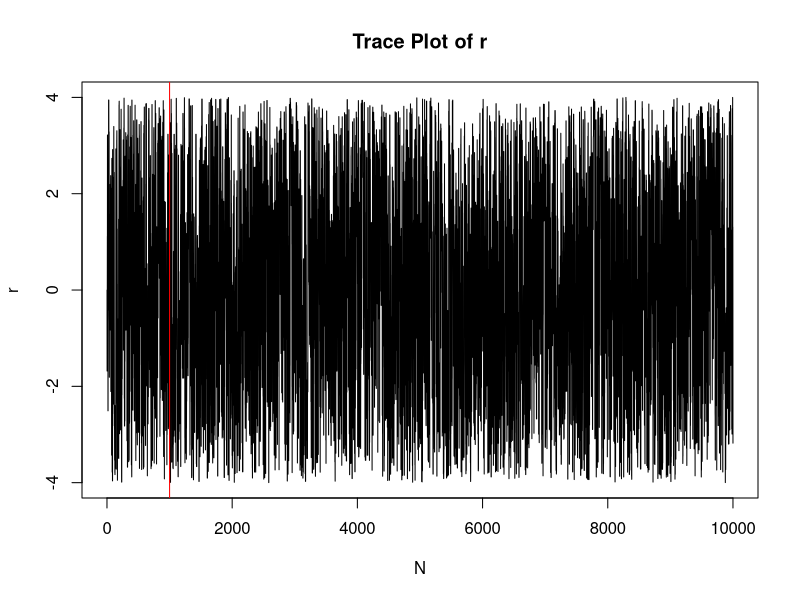
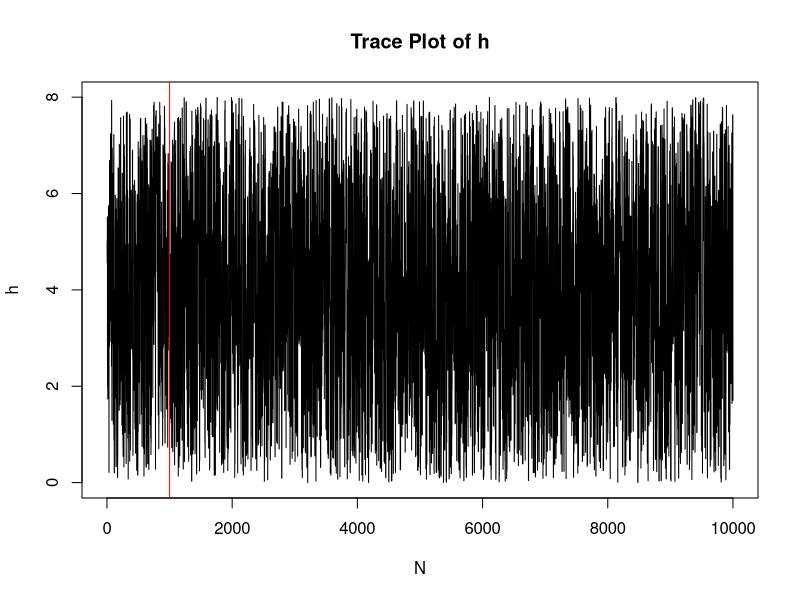
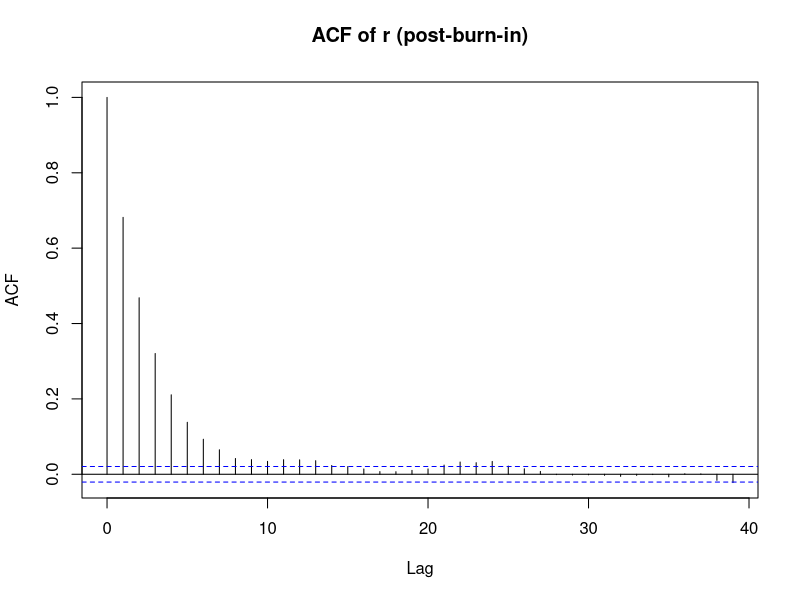
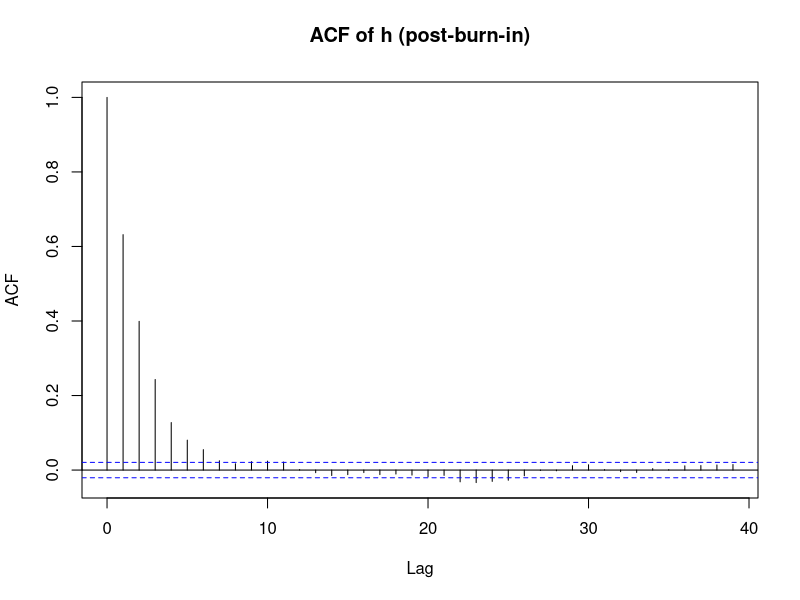
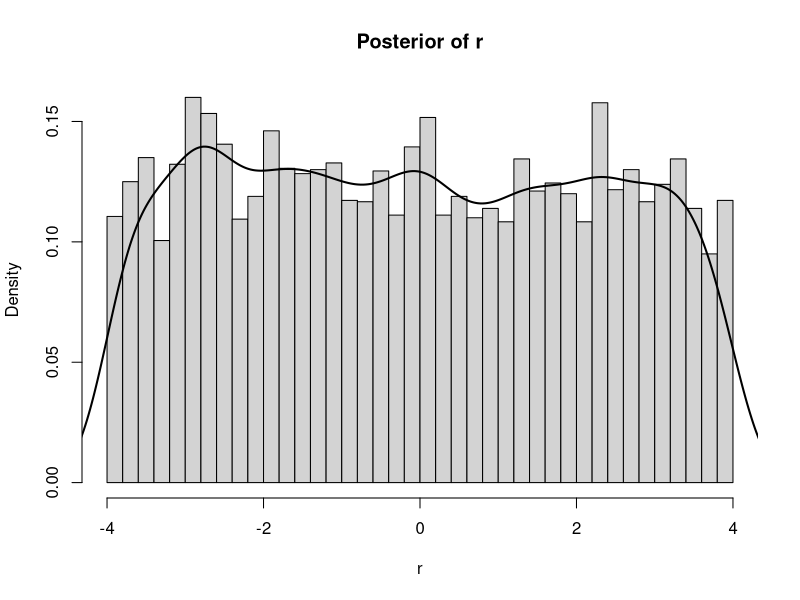
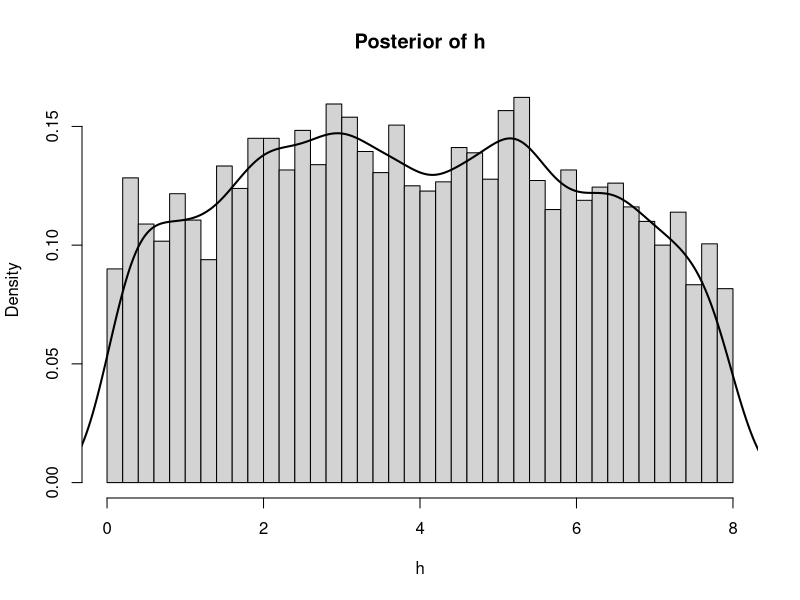
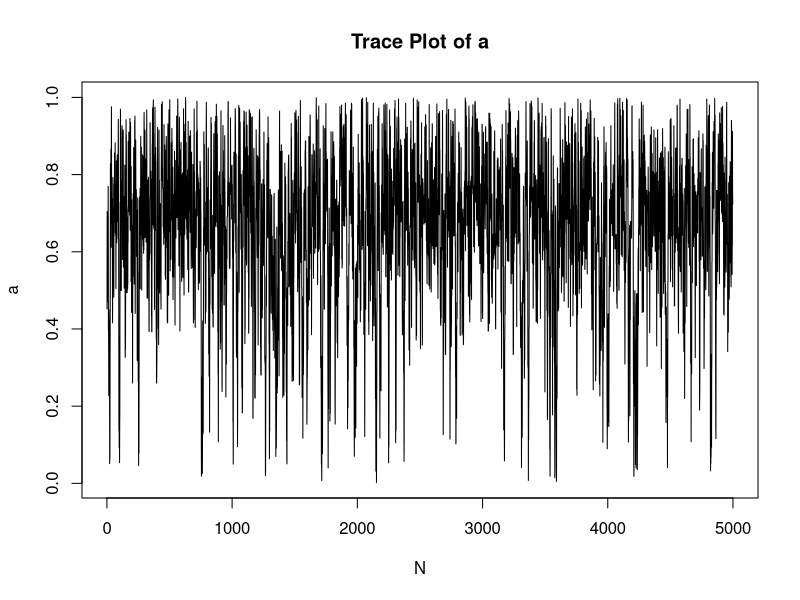
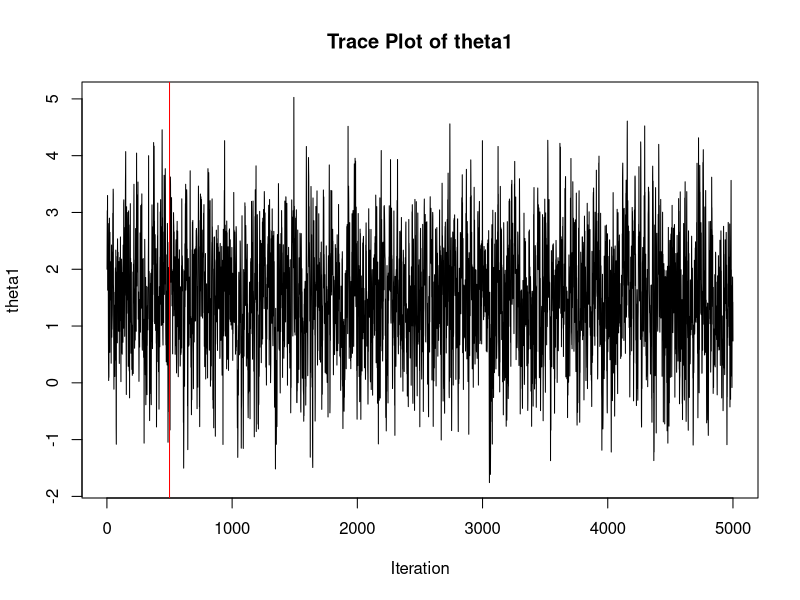

The R source for these figures, in order:
## ---- chunk 1
library(ggplot2)
library(coda)
## ---- chunk 2
set.seed(123)
N <- 10000
burn_in <- 1000
sigma_r <- 3
sigma_h <- 4

r_samples <- numeric(N)
h_samples <- numeric(N)
accept_r <- 0
accept_h <- 0

# Initial values (Set as mean of prior)
r_samples[1] <- 0
h_samples[1] <- 5

prior <- function(r, h) {
  if (abs(r) < 5 && h > 0 && h < 10) {
    return((1/1250) * (5 - abs(r)) * (10 - h))
  } else {
    return(0)
  }
}

likelihood <- function(r, h) {
  if (abs(r) < 4 && h > 0 && h < 8) {
    return((1/32) * r^2 + h / 16)
  } else {
    return(0)
  }
}

posterior <- function(r, h) {
  return(prior(r, h) * likelihood(r, h))
}

for (t in 2:N) {
  # Current values
  r_curr <- r_samples[t - 1]
  h_curr <- h_samples[t - 1]
  
  # 1. Update r
  r_prop <- r_curr + rnorm(1, mean = 0, sd = sigma_r)
  alpha_r <- min(1, posterior(r_prop, h_curr) / posterior(r_curr, h_curr))
  
  if (runif(1) < alpha_r) {
    r_new <- r_prop
    accept_r <- accept_r + 1
  } else {
    r_new <- r_curr
  }
  
  # 2: Update h
  h_prop <- h_curr + rnorm(1, mean = 0, sd = sigma_h)
  alpha_h <- min(1, posterior(r_new, h_prop) / posterior(r_new, h_curr))
  
  if (runif(1) < alpha_h) {
    h_new <- h_prop
    accept_h <- accept_h + 1
  } else {
    h_new <- h_curr
  }

  r_samples[t] <- r_new
  h_samples[t] <- h_new
}

library(coda)

r_chain <- r_samples[(burn_in + 1):N]
h_chain <- h_samples[(burn_in + 1):N]

# Trace plots
plot(r_samples, type = "l", main = "Trace Plot of r", xlab = "N", ylab = "r")
abline(v = burn_in, col = "red")

plot(h_samples, type = "l", main = "Trace Plot of h", xlab = "N", ylab = "h")
abline(v = burn_in, col = "red")

# ACF plots
acf(as.mcmc(r_chain), main = "ACF of r (post-burn-in)")
acf(as.mcmc(h_chain), main = "ACF of h (post-burn-in)")

# Posterior histograms and densities
hist(r_chain, breaks = 50, probability = TRUE, main = "Posterior of r", xlab = "r")
lines(density(r_chain), lwd = 2)

hist(h_chain, breaks = 50, probability = TRUE, main = "Posterior of h", xlab = "h")
lines(density(h_chain), lwd = 2)

# Posterior summaries
cat("Posterior Mean (r):", mean(r_chain), "  Var:", var(r_chain), "\n")
cat("Posterior Mean (h):", mean(h_chain), "  Var:", var(h_chain), "\n")

# Correlation and Effective Sample Size
cat("Posterior Correlation (rho_rh | G=1):", cor(r_chain, h_chain), "\n")
cat("Acceptance Rate for r:", accept_r / N, "\n")
cat("Acceptance Rate for h:", accept_h / N, "\n")

cat("Effective Sample Size:\n")
print(effectiveSize(as.mcmc(cbind(r_chain, h_chain))))

## ---- chunk 3
set.seed(123)
n <- 4
a <- 0.5
B <- 10000

loss <- function(a, theta) {
  ifelse(a > theta, (a - theta)^2, 4 * (theta - a))
}

for (y in 0:n) {
  theta_samples <- rbeta(B, y + 1, n - y + 1)
  losses <- loss(a, theta_samples)
  cat("Y =", y, "Estimated Expected Loss:", mean(losses), "\n")
}
## ---- chunk 4
set.seed(123)
N <- 5000
burn_in <- 500
w <- 0.3
y <- 2
a_curr <- 0.5
a_trace <- numeric(N)
theta_samples <- rbeta(N, y + 1, n - y + 1)

loss <- function(a, theta) {
  ifelse(a > theta, (a - theta)^2, 4 * (theta - a))
}

loss_curr <- mean(loss(a_curr, theta_samples))

for (i in 1:N) {
  a_prop <- runif(1, max(0, a_curr - w), min(1, a_curr + w))
  loss_prop <- mean(loss(a_prop, theta_samples))

  alpha <- min(1, loss_curr / loss_prop)
  
  if (runif(1) < alpha) {
    a_curr <- a_prop
    loss_curr <- loss_prop
  }
  
  a_trace[i] <- a_curr
}

plot(a_trace, type = "l", main = "Trace Plot of a", ylab = "a", xlab = "N")
cat("Estimated optimal a:", mean(a_trace[(burn_in + 1):N]), "\n")
cat("Expected loss:", mean(loss(mean(tail(a_trace, N-burn_in)),theta_samples)), "\n")
## ---- chunk 5
set.seed(123)
N <- 5000
burn_in <- 500

# Initialize
theta1 <- numeric(N)
theta2 <- numeric(N)
theta1[1] <- 2
theta2[1] <- 2

y1 <- 1.5
y2 <- 0.2
rho <- 0.8
var_cond <- 1 - rho^2

for (i in 2:N) {
  mu1 <- y1 + rho * (theta2[i - 1] - y2)
  theta1[i] <- rnorm(1, mean = mu1, sd = sqrt(var_cond))
  
  mu2 <- y2 + rho * (theta1[i] - y1)
  theta2[i] <- rnorm(1, mean = mu2, sd = sqrt(var_cond))
}

plot(theta1, type = "l", main = "Trace Plot of theta1", ylab = "theta1", xlab = "Iteration")
abline(v = burn_in, col = "red")
plot(theta2, type = "l", main = "Trace Plot of theta2", ylab = "theta2", xlab = "Iteration")
abline(v = burn_in, col = "red")

plot(theta1, type = "l", col = "black", ylab = expression(theta[1]~"and"~theta[2]~"posterior samples"),
     main = "trace plot", xlab = "1:N")
lines(theta2, col = "red")

plot(density(theta1), main = "density plot", xlab = expression(theta[1]))
abline(v = mean(theta1), col = "blue", lwd = 2)
plot(density(theta2), main = "density plot", xlab = expression(theta[1]))
abline(v = mean(theta1), col = "blue", lwd = 2)

plot(theta1, theta2, type = "l",col = rgb(0, 0, 0, alpha = 0.1), main = "bivariate traceplot",
     xlab = expression(theta[1]), ylab = expression(theta[2]))
abline(h = mean(theta2), v = mean(theta1), col = "gray")

cat("Posterior Mean (r):", mean(theta1),"\n")
cat("Posterior Mean (h):", mean(theta2),"\n")

## ---- chunk 6
x1 <- seq(0, 10, by = 0.01)
x2 <- 10-x1
p1 <- 0.7
p2 <- 0.6

sharp_ratio <- function(x1,x2) {
  r1 <- x1*p1 - x1*(1-p1)
  r2 <- x2*p2 - x2*(1-p2)
  var1 <- p1*(x1-r1)^2 + (1-p1)*(-x1-r1)^2
  var2 <- p2*(x2-r2)^2 + (1-p2)*(-x2-r2)^2
  s_r <- (r1+r2)/sqrt(var1+var2)
  return(s_r)
}

s_r <- sharp_ratio(x1, x2)
x1[which.max(s_r)]
x2[which.max(s_r)]
max(s_r)
